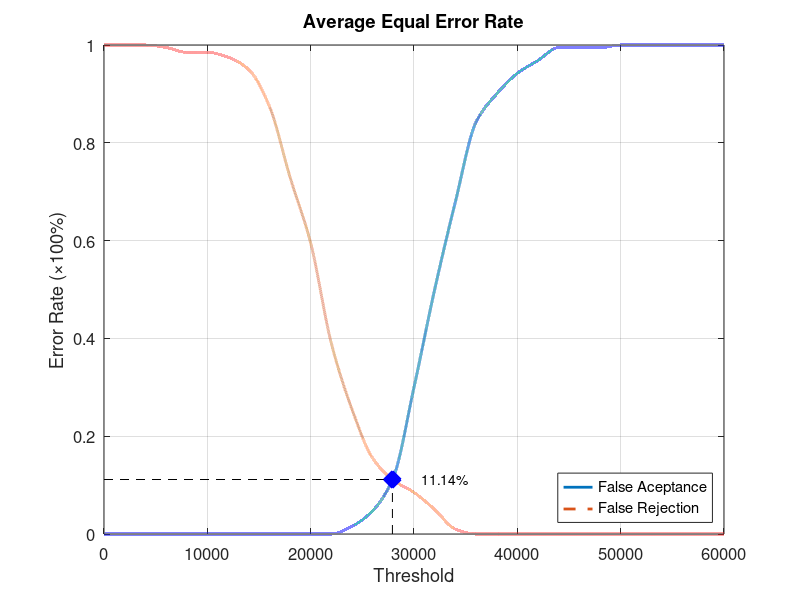
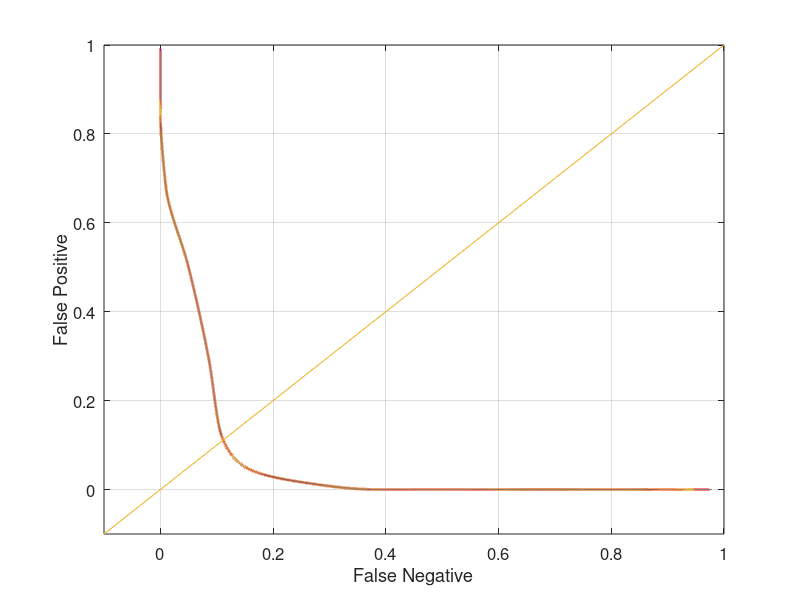

These charts were generated, in order, by the following MATLAB code:
function yEER = Database3_4
close all;
clear;
clc;
x = 0:2000:60000;
xq = 0:0.5:60000;

y0 = [0 0 0 0 0 0 0 0 0 0 0 0 0.0157895 0.0473684 0.115789 0.3 0.5 0.678947 0.842105 0.9 0.942105 0.968421 0.994737 0.994737 0.994737 1 1 1 1 1 1];
yy0 = interp1(x, y0, xq, 'pchip');
y1 = [1 1 1 0.995 0.985 0.985 0.975 0.95 0.875 0.73 0.595 0.39 0.255 0.155 0.11 0.085 0.05 0.01 0 0 0 0 0 0 0 0 0 0 0 0 0];
yy1 = interp1(x, y1, xq, 'pchip');

% Calculating EER: 
y2 = abs(y0 - y1);
find(y2 == min(y2))
yy2 = abs(yy0 - yy1);
xEER = find(yy2 == min(yy2));
xEERIndex = xq(xEER) % X-axis EER
yEER = yy0(xEER) % Y-axis EER

main = figure
plot(xq, yy0,'-','LineWidth', 2);	hold on
plot(xq, yy1,'--','LineWidth', 2);	hold on
plot([xEERIndex xEERIndex], [0 yEER], 'k--');	hold on
plot([0 xEERIndex], [yEER yEER], 'k--');	hold on
plot(xEERIndex, yEER, 'bx', 'LineWidth', 10);	hold on
text(xEERIndex + 10 * xEERIndex / 100, yEER, [num2str(round((10000 * yEER)) / 100) '%'])
legend('False Aceptance', 'False Rejection', 'Location', 'SouthEast')
xlabel('Threshold')
ylabel('Error Rate (\times100%)')
title('Average Equal Error Rate')
set(gca, 'FontSize', 12)
axis([0 60000 0 1])
grid on

print(main, 'Database3_4Main', '-dpng');
FNRxFPR = figure('Color', [1 1 1]);
plot(yy1, yy0, '-', yy1, yy0, 'LineWidth', 2);
hold on
y = -0.1:0.1:1
plot(y, y); 
set(gca, 'FontSize', 12)
xlabel('False Negative')
ylabel('False Positive')
axis([-0.1 1 -0.1 1])
set(gca, 'FontSize', 12)
grid on

print(FNRxFPR, 'Database3_4FNRxFPR','-dpng');
end
